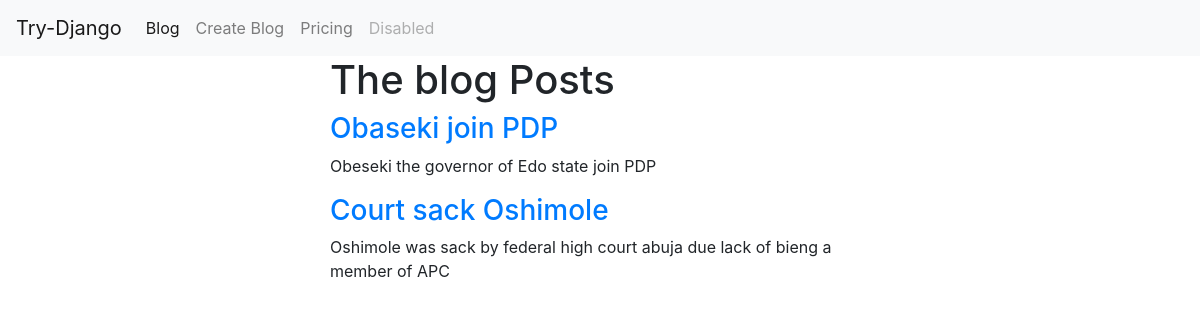
Before: /blog/ with the older database file.
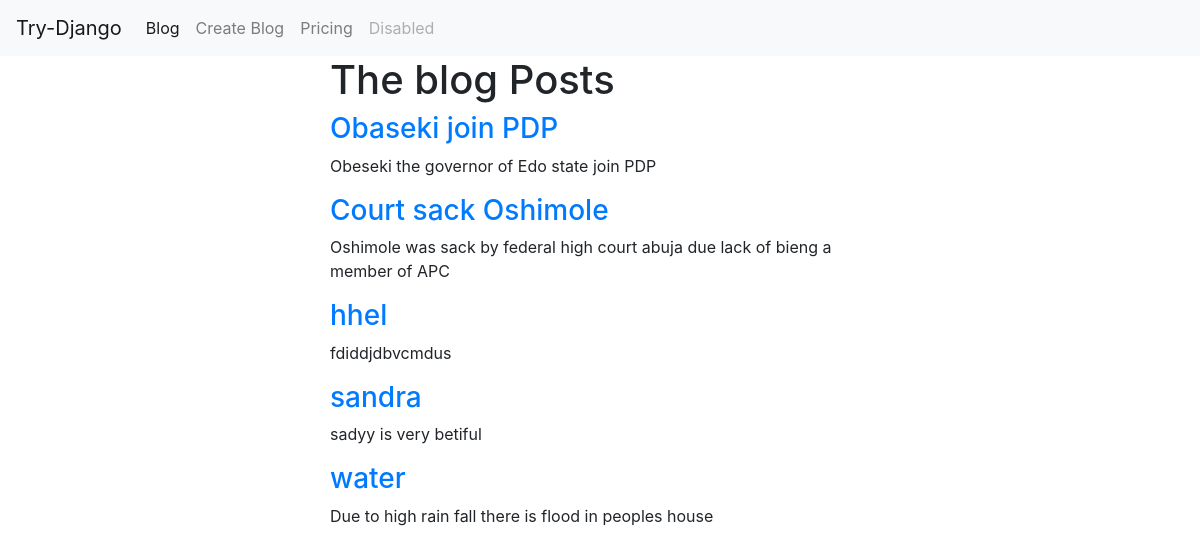
After: the same page with the newer database file.
### blog/models.py (models this page shows, shortened)
class BlogPost(models.Model):
    user = models.ForeignKey(User, default=1, null=True, on_delete=models.SET_NULL)
    images = models.ImageField(upload_to='image/', blank=True, null=True)
    title = models.CharField(max_length=50)
    slug = models.SlugField(unique=True)
    content = models.TextField(null=True, blank=True)

### blog/views.py (the view)
# urls.py: path('', views.blog_list, name='blog_list'),
def blog_list(request):
    obj = BlogPost.objects.all()
    template_name = 'blog/blog_list.html'
    context = {'posts':obj}
    return render(request, template_name, context)

### blog/templates/blog/blog_list.html (shortened to what this page needs)
{% extends 'base.html' %}
{% block content %}
    <h1>The blog Posts</h1>
    {% for post in posts %}
        <h3><a href="{% url 'blog_detail' post.slug %}">{{ post.title }}</a></h3>
        <p>{{ post.content }}</p>
    {% endfor %}
{% endblock %}

Changed rows visible on the page:
added BlogPost: title "hhel", content "fdiddjdbvcmdus"
added BlogPost: title "sandra", content "sadyy is very betiful"
added BlogPost: title "water", content "Due to high rain fall there is flood in peoples house"
